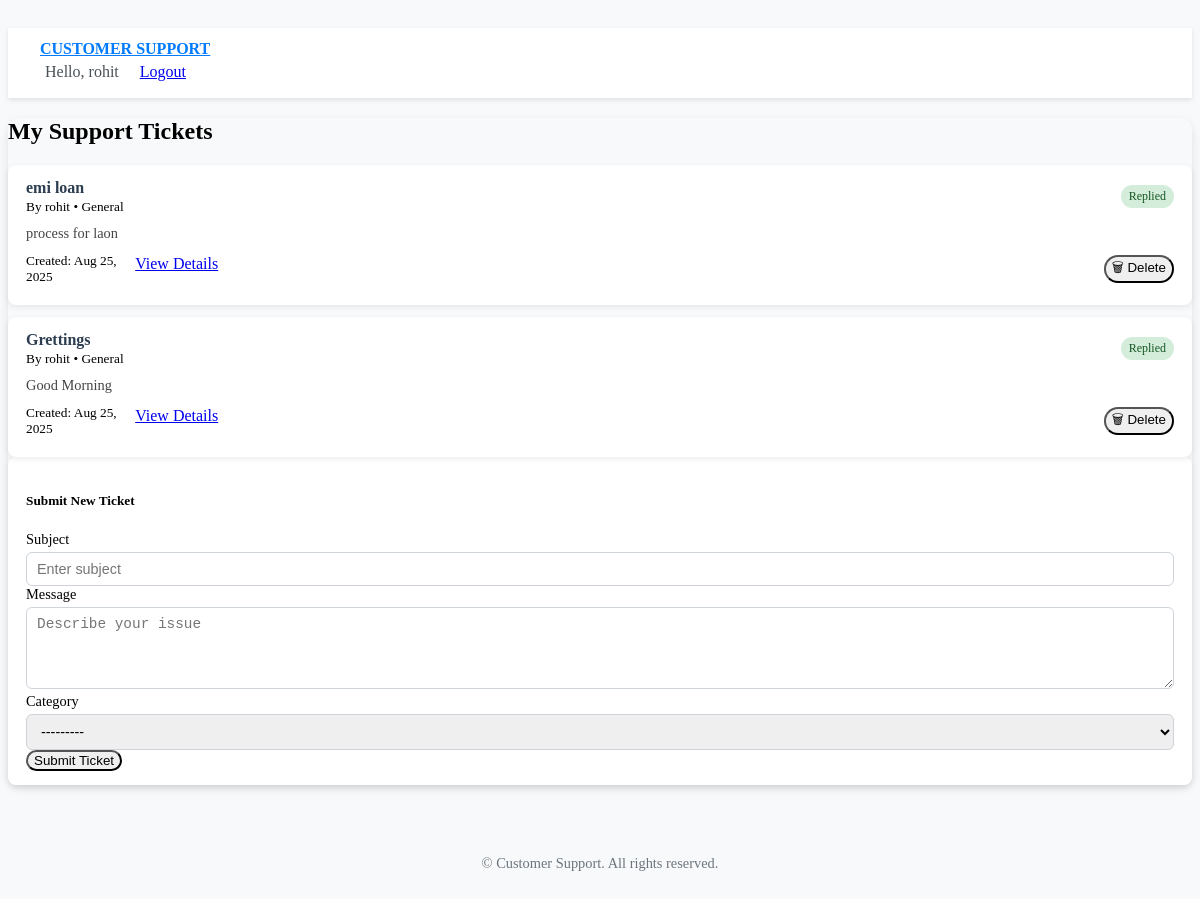
The page / (signed in) on the database its author committed.
### support/models.py (models this page shows, shortened)
class Ticket(models.Model):
    STATUS_CHOICES = [
        ('pending', 'Pending'),
        ('replied', 'Replied'),
        ('closed', 'Closed'),
    ]
    customer = models.ForeignKey(User, on_delete=models.CASCADE, related_name='tickets')
    subject = models.CharField(max_length=200)
    message = models.TextField()
    category = models.ForeignKey(Category, on_delete=models.SET_NULL, null=True, blank=True)
    status = models.CharField(max_length=20, choices=STATUS_CHOICES, default='pending')
    created_at = models.DateTimeField(default=timezone.now)
    updated_at = models.DateTimeField(auto_now=True)

class Category(models.Model):
    name = models.CharField(max_length=100)
    description = models.TextField(blank=True)
    def __str__(self):
        return self.name

### support/views.py (the view)
# urls.py: path('', views.customer_dashboard, name='customer_dashboard'),
@login_required
def customer_dashboard(request):
    if request.user.is_staff:
        return redirect('admin_dashboard')
    tickets = Ticket.objects.filter(customer=request.user).order_by('-created_at')
    if request.method == 'POST':
        form = TicketForm(request.POST)
        if form.is_valid():
            ticket = form.save(commit=False)
            ticket.customer = request.user
            ticket.save()
            messages.success(request, 'Ticket submitted successfully!')
            return redirect('customer_dashboard')
    else:
        form = TicketForm()
    return render(request, 'support/customer_dashboard.html', {
        'tickets': tickets,
        'form': form
    })

### support/forms.py
class TicketForm(forms.ModelForm):
    class Meta:
        model = Ticket
        fields = ['subject', 'message', 'category']
        widgets = {
            'subject': forms.TextInput(attrs={
                'class': 'form-control',
                'placeholder': 'Enter subject'
            }),
            'message': forms.Textarea(attrs={
                'class': 'form-control',
                'placeholder': 'Describe your issue',
                'rows': 4
            }),
            'category': forms.Select(attrs={
                'class': 'form-control'
            }),
        }
        labels = {
            'subject': 'Subject',
            'message': 'Message',
            'category': 'Category (optional)',
        }

### support/templates/support/customer_dashboard.html (shortened to what this page needs)
{% extends 'support/base.html' %}
{% load static %}
{% block content %}
<div class="row">
  <div class="col-md-8">
    <h2 class="mb-3 fw-bold">My Support Tickets</h2>
    {% if tickets %}
      <div class="ticket-feed">
        {% for ticket in tickets %}
          <div class="ticket-card">
            <div class="card-header-row">
              <div>
                <h6 class="ticket-title">{{ ticket.subject }}</h6>
                <small class="text-muted">
                  By {{ ticket.customer.username }} • {{ ticket.category.name|default:"General" }}
                </small>
              </div>
              <span class="badge
                           {% if ticket.status == 'pending' %}badge-warning
                           {% elif ticket.status == 'replied' %}badge-success
                           {% else %}badge-secondary{% endif %}">
                {{ ticket.get_status_display }}
              </span>
            </div>
            <p class="ticket-message">{{ ticket.message|truncatewords:15 }}</p>
            <div class="card-footer-row">
              <small class="text-muted">Created: {{ ticket.created_at|date:"M d, Y" }}</small>
              <div class="btn-group" role="group" style="display: flex; justify-content: space-between; width: 100%;">
                <a href="{% url 'customer_ticket_details' ticket.id %}"
                   class="btn btn-sm btn-outline-primary">View Details</a>
                <form method="post" action="{% url 'delete_ticket' ticket.id %}" class="d-inline">
                  <button type="submit" class="btn btn-sm btn-outline-danger"
                          onclick="return confirm('Are you sure you want to delete this ticket?')">🗑 Delete</button>
                </form>
              </div>
            </div>
          </div>
        {% endfor %}
      </div>
    {% else %}
      <p class="text-muted">No tickets submitted yet.</p>
    {% endif %}
  </div>
  <div class="col-md-4">
    <div class="ticket-card">
      <h5 class="mb-3 fw-bold">Submit New Ticket</h5>
      <form method="post" class="ticket-form">
        <div class="form-group mb-3">
          <label for="{{ form.subject.id_for_label }}" class="form-label">Subject</label>
          {{ form.subject }}
        </div>
        <div class="form-group mb-3">
          <label for="{{ form.message.id_for_label }}" class="form-label">Message</label>
          {{ form.message }}
        </div>
        <div class="form-group mb-3">
          <label for="{{ form.category.id_for_label }}" class="form-label">Category</label>
          {{ form.category }}
        </div>
        <button type="submit" class="btn btn-primary w-100">Submit Ticket</button>
      </form>
    </div>
  </div>
</div>
{% endblock %}

### support/templates/support/base.html (shortened to what this page needs)
{% load static %}
<!DOCTYPE html>
<html lang="en">
<head>
    <link href="{% static 'css/bootstrap.min.css' %}" rel="stylesheet">
</head>
<body>
<nav class="navbar navbar-expand-lg">
    <div class="container">
        <a class="navbar-brand me-auto" href="{% if user.is_authenticated %}{% if user.is_staff %}{% url 'admin_dashboard' %}{% else %}{% url 'customer_dashboard' %}{% endif %}{% else %}{% url 'login' %}{% endif %}">
            CUSTOMER SUPPORT
        </a>
        <div class="nav-user ms-auto">
            {% if user.is_authenticated %}
                <span class="welcome-text">Hello, {{ user.username }}</span>
                <a class="btn btn-outline-primary btn-sm" href="{% url 'logout' %}">Logout</a>
            {% else %}
                <a class="btn btn-outline-primary btn-sm" href="{% url 'login' %}">Login</a>
                <a class="btn btn-primary btn-sm" href="{% url 'register' %}">Register</a>
            {% endif %}
        </div>
    </div>
</nav>
<div class="container mt-5">
    <div class="card p-4 mb-4">
        {% block content %}{% endblock %}
    </div>
</div>
<footer>
    &copy; {{ now.year }} Customer Support. All rights reserved.
</footer>
</body>
</html>

### support/templates/support/base.html (style rules this page uses)
body { background-color: #f8f9fa; }
.navbar { background-color: #ffffff; box-shadow: 0 2px 5px rgba(0,0,0,0.1); padding: 0.75rem 2rem; }
.navbar-brand { font-weight: bold; color: #007bff !important; margin-bottom: 5px; }
.nav-user { display: flex; align-items: center; gap: 1rem; }
.welcome-text { font-weight: 500; color: #495057; margin:5px; }
.card { border-radius: 0.75rem; box-shadow: 0 4px 10px rgba(0,0,0,0.1); }
footer { margin-top: 50px; padding: 20px 0; text-align: center; color: #6c757d; font-size: 0.9rem; }

### support/templates/support/customer_dashboard.html (style rules this page uses)
.ticket-feed { display: flex; flex-direction: column; gap: 12px; }
.ticket-card { background: #fff; border-radius: 8px; padding: 14px 18px; box-shadow: 0 2px 6px rgba(0,0,0,0.08); transition: transform 0.2s ease, box-shadow 0.2s ease; }
.card-header-row, .card-footer-row { display: flex; justify-content: space-between; align-items: center; margin-bottom: 6px; }
.ticket-title { margin: 0; font-size: 1rem; font-weight: 600; color: #2c3e50; }
.ticket-message { font-size: 0.9rem; color: #444; margin: 8px 0 10px 0; line-height: 1.4; }
.badge { font-size: 0.75rem; padding: 4px 8px; border-radius: 12px; font-weight: 500; }
.badge-success { background: #d4edda; color: #155724; }
.ticket-form .form-label { font-weight: 500; font-size: 0.9rem; margin-bottom: 4px; display: block; }
.ticket-form input, .ticket-form textarea, .ticket-form select { border-radius: 6px; font-size: 0.9rem; padding: 8px 10px; border: 1px solid #ced4da; width: 100%; box-sizing: border-box; }
.btn { border-radius: 20px; font-weight: 500; }

### rows shown on the page
Ticket: subject "emi loan", customer.username "rohit", category.name "General", status "Replied", message "process for laon", created_at "Aug 25, 2025"
Ticket: subject "Grettings", customer.username "rohit", category.name "General", status "Replied", message "Good Morning", created_at "Aug 25, 2025"

### other values the page prints
{{ user.username }} "rohit"
